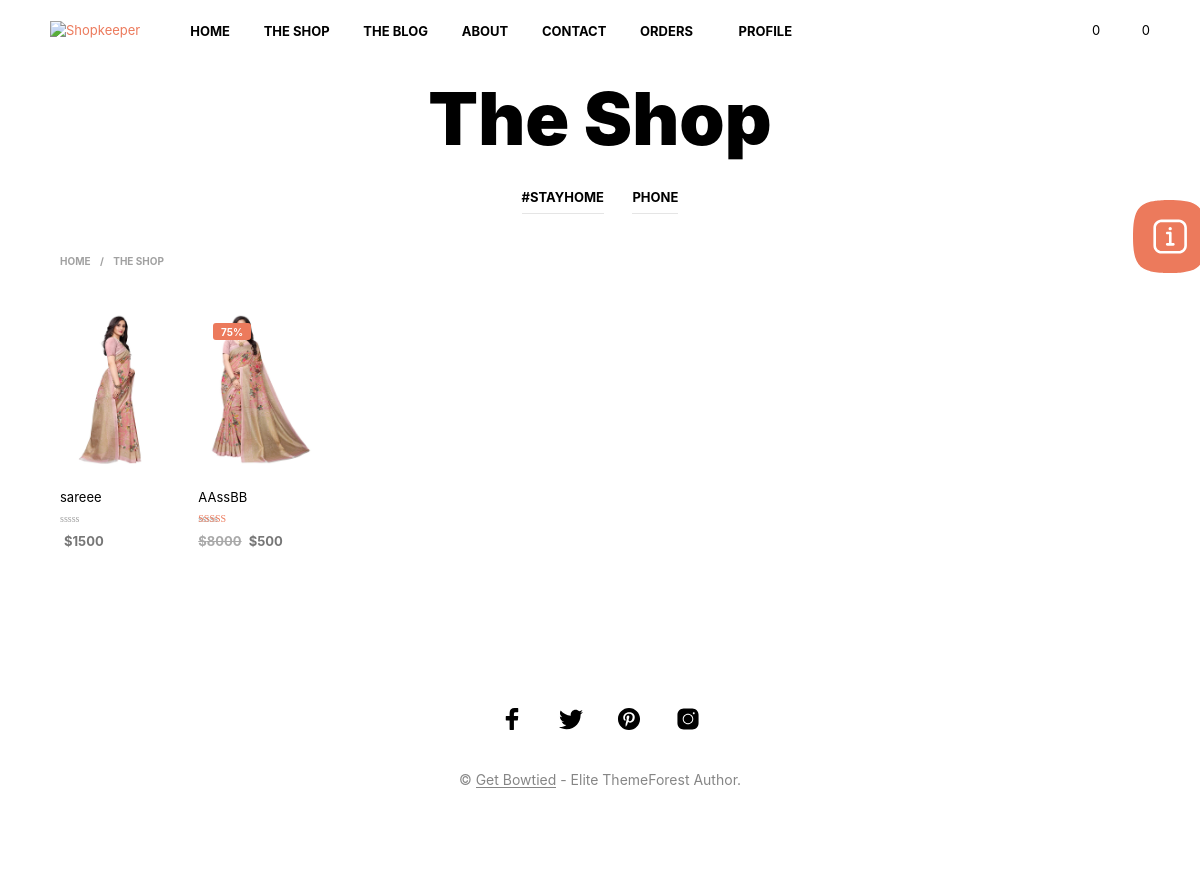
The app's page /product/shop/ with its own data.
### Product/models.py (models this page shows, shortened)
class Category(models.Model):
    cat_name = models.CharField(max_length=30, null=True, blank=True)

class Product(models.Model):
    pro_cat_name = models.ForeignKey(Category, on_delete=models.CASCADE,blank=True,null=True,related_name="pro_cat_name")
    pro_name = models.CharField(max_length=100)
    pro_price = models.BigIntegerField()
    pro_offer_price = models.BigIntegerField(default=0)
    pro_fake_price = models.BigIntegerField(null=True, blank=True)
    pro_image = models.FileField(blank=True)
    pro_description = models.TextField(null=True, blank=True)
    pro_star = models.CharField(max_length=10, choices=CHOICE_STAR, null=True, blank=True)
    pro_availability = models.BooleanField(default=True)
    @property
    def percentage(self):
        data1 = int(self.pro_offer_price) / int(self.pro_price)
        percentage = "{:.0%}".format(data1)
        return percentage
    @property
    def offer_price(self):
        return int(self.pro_price) - int(self.pro_offer_price)

### Product/views.py (the view)
# urls.py: path('shop/', views.shop, name="shop"),
def shop(request):
    cat = Category.objects.all()
    pro = Product.objects.all()
    color = Product_Color.objects.all()
    key_a = request.GET.get('order_by')
    if key_a == "High-To-Low":
        order_by_price_h_to_l = Product.objects.all().order_by('-pro_price')
        return render(request, 'category-grid.html',
                      {'cat': cat, 'data': order_by_price_h_to_l, 'color': color})
    elif key_a == "Low-To-High":
        order_by_price_l_to_h = Product.objects.all().order_by('pro_price')
        return render(request, 'category-grid.html',
                      {'cat': cat, 'data': order_by_price_l_to_h, 'color': color})
    elif key_a == "High-Rating":
        order_by_high_rating = Product.objects.all().order_by('-pro_star')
        return render(request, 'category-grid.html',
                      {'cat': cat, 'data': order_by_high_rating, 'color': color})
    elif key_a == "Low-Rating":
        order_by_low_rating = Product.objects.all().order_by('pro_star')
        return render(request, 'category-grid.html',
                      {'cat': cat, 'data': order_by_low_rating, 'color': color})
    else:
        pass
    return render(request, 'category-grid.html', {'cat': cat, 'data': pro, 'color': color})

### Order/context_processor.py (called while the page is built)
def cart(request):
    if request.user.is_authenticated:
        cart = Cart.objects.filter(cart_user=request.user).count()
        return {'check_cart': cart}
    else:
        cart = 0
        return {'cart': cart}

def wishlist(request):
    if request.user.is_authenticated:
        data = Wishlist.objects.filter(wish_list_user=request.user).count()
        return {'check_wish': data}
    else:
        data = 0
        return {'check_wish': data}

### template/category-grid.html (shortened to what this page needs)
{% load static %}
<!DOCTYPE html>
<html lang="en-US">
<head>
	<link media="all" href="{%static 'wp-content/autoptimize_0c127267b824f67f6040ad0d1bc49591.css'%}" rel="stylesheet" />
	<link media="only screen and (max-width: 768px)" href="{%static 'wp-content/cache/autoptimize/css/autoptimize_541e2ced151704f4ff1844c6de47ec02.css'%}" rel="stylesheet" />
</head>
<body class="archive post-type-archive post-type-archive-product wp-embed-responsive
 theme-shopkeeper woocommerce-shop woocommerce woocommerce-page woocommerce-js gbt_custom_notif
  wpb-js-composer js-comp-ver-6.6.0 vc_responsive"
	  data-new-gr-c-s-check-loaded="14.1014.0" data-gr-ext-installed="">
    	<div id="st-container" class="st-container">
            <div class="st-content" style="">
                                <div id="page_wrapper" class=" transparency_light">
                        <div class="top-headers-wrapper site-header-sticky" style="">
<header id="masthead" class="site-header default custom-header-width" role="banner">
    <div class="row">
        <div class="site-header-wrapper">
            <div class="site-branding">
    <div class="site-logo">
        <a href="" rel="home">
        <img class="site-logo-img" src="https://shopkeeper.wp-theme.design/wp-content/themes/shopkeeper/images/shopkeeper-logo.png" alt="Shopkeeper">
		</a>
    </div>
                </div>
          {% include 'navbar.html'%}
        </div>
    </div>
</header>
                        </div>
<div id="primary" class="content-area shop-page shop-has-sidebar" style="padding: 21px 0 0 !important">
		<div class="woocommerce-products-header shop_header ">
			<div class="row">
				<div class="large-12 large-centered columns">
				<h1 class="woocommerce-products-header__title page-title on-shop">The Shop</h1>
								<ul class="list_shop_categories list-centered">
									<li class="category_item">
										<a href="" class="category_item_link">
											<span class="category_name">#stayhome</span>
										</a>
									</li>
									{% for cat in cat %}
									<li class="category_item">
										<a href="{% url 'cat_filter' cat.id %}?cat_id={{cat.id}}" class="category_item_link">
											<span class="category_name">{{cat.cat_name}}</span>
										</a>
									</li>
									{% endfor %}
								</ul>
				</div>
			</div>
		</div>
	<div class="row">
		<div class="large-12 columns">
			<div id="content" class="site-content" role="main">
				<div class="row">
					<div class="xlarge-12 large-9 columns">
						<div class="tob_bar_shop">
							<div class="small-5 medium-7 large-6 xlarge-8 columns text-left">
								<nav class="woocommerce-breadcrumb">
									<a href="{%url 'index'%}">Home</a>
									<span class="breadcrump_sep">/</span> The Shop</nav>
							</div>
							<div class="small-7 medium-5 large-6 xlarge-4 columns text-right">
							</div>
						</div>
						<div class="large-12 mobile-columns-2 ">
							<ul class="products columns-6">
						{% for data in data %}
								<li class="product">
									<div class="product_thumbnail_wrapper ">
										<a href="{%url 'product_description' data.id%}"
										   class="woocommerce-LoopProduct-link woocommerce-loop-product__link">
											<div class="product_thumbnail "
												 style="background-size: cover;">
												{% if data.pro_image == ""%}
												{% else %}
												<img width="350" height="435" src=""
													 class="attachment-woocommerce_thumbnail size-woocommerce_thumbnail"
													 alt="" loading="lazy" srcset="{{ data.pro_image.url}} ," style="
    height: 163px;width: 139px;
">
												{% endif %}
											</div>
										</a>
												{% if data.percentage == '0%' %}
												{% else %}
										<span class="onsale">{{data.percentage}}</span>
												{% endif %}
									</div>
									<h2 class="woocommerce-loop-product__title">
										<a href="{%url 'product_description' data.id%}">{{data.pro_name}}</a>
									</h2>
									<div class="star-rating" role="img" aria-label="">
										{% if data.pro_star == "1" %}
											<span style="width:20%">
										{% elif data.pro_star == "2" %}
											<span style="width:40%">
										{% elif data.pro_star == "3" %}
											<span style="width:60%">
										{% elif data.pro_star == "4" %}
											<span style="width:80%">
										{% elif data.pro_star == "5" %}
											<span style="width:100%">
										{% else %}
											<span style="width:0%">
										{% endif %}
											out of 5</span>
									</div>
									<div class="product_after_shop_loop">
										<div class="product_after_shop_loop_switcher">
	<span class="price">
		{% if data.pro_fake_price == None%}
		{% else %}
		<del aria-hidden="true">
		<span class="woocommerce-Price-amount amount">
			<bdi><span class="woocommerce-Price-currencySymbol">$</span>{{data.pro_fake_price}}</bdi></span>
		</del>
		{% endif %}
		<ins><span class="woocommerce-Price-amount amount"><bdi>
			<span class="woocommerce-Price-currencySymbol">$</span>{{data.offer_price}}</bdi></span></ins></span>
										</div>
									</div>
								</li>
								{% endfor %}
							</ul>
						</div>
					</div>
				</div>
			</div>
		</div>
	</div>
</div>
				<footer id="site-footer" class="site-footer">
					<div class="site-footer-copyright-area">
						<div class="row">
							<div class="large-12 columns">
								<div class="footer_socials_wrapper">
	        <ul class="sk_social_icons_list center">
								<li class="sk_social_icon default_icon">
									<a class="sk_social_icon_link" target="_blank" href="">
									</a>
								</li>
								<li class="sk_social_icon default_icon">
									<a class="sk_social_icon_link" target="_blank" href="">
									</a>
								</li>
								<li class="sk_social_icon default_icon">
									<a class="sk_social_icon_link" target="_blank" href="">
									</a>
								</li>
								<li class="sk_social_icon default_icon">
									<a class="sk_social_icon_link" target="_blank" href="">
									</a>
								</li>
	        </ul>
		    </div>
								<div class="copyright_text">
                                    © <a href="" target="_blank">Get Bowtied</a> - Elite ThemeForest Author.                                </div>
							</div>
						</div>
					</div>
				</footer>
			</div>
		</div>
	</div>
		<div class="call-to-action-canvas">
			<button class="call-to-action-toggle"><span class="icon"></span></button>
		</div>
</body>
</html>

### static/wp-content/cache/autoptimize/css/autoptimize_541e2ced151704f4ff1844c6de47ec02.css (style rules this page uses)
:root { --woocommerce:#a46497;--wc-green:#7ad03a;--wc-red:#a00;--wc-orange:#ffba00;--wc-blue:#2ea2cc;--wc-primary:#a46497;--wc-primary-text:#fff;--wc-secondary:#ebe9eb;--wc-secondary-text:#515151;--wc-highlight:#77a464;--wc-highligh-text:#fff;--wc-content-bg:#fff;--wc-subtext:#767676 }
.woocommerce ul.products[class*=columns-] li.product,.woocommerce-page ul.products[class*=columns-] li.product { width:48%;float:left;clear:both;margin:0 0 2.992em }
.woocommerce ul.products[class*=columns-] li.product:nth-child(2n),.woocommerce-page ul.products[class*=columns-] li.product:nth-child(2n) { float:right;clear:none!important }

### records on screen
Category: cat_name "PHONE"
Product: pro_image (picture), pro_name "sareee", offer_price "1500"
Product: pro_image (picture), percentage "75%", pro_name "AAssBB", pro_fake_price "8000", offer_price "500"
